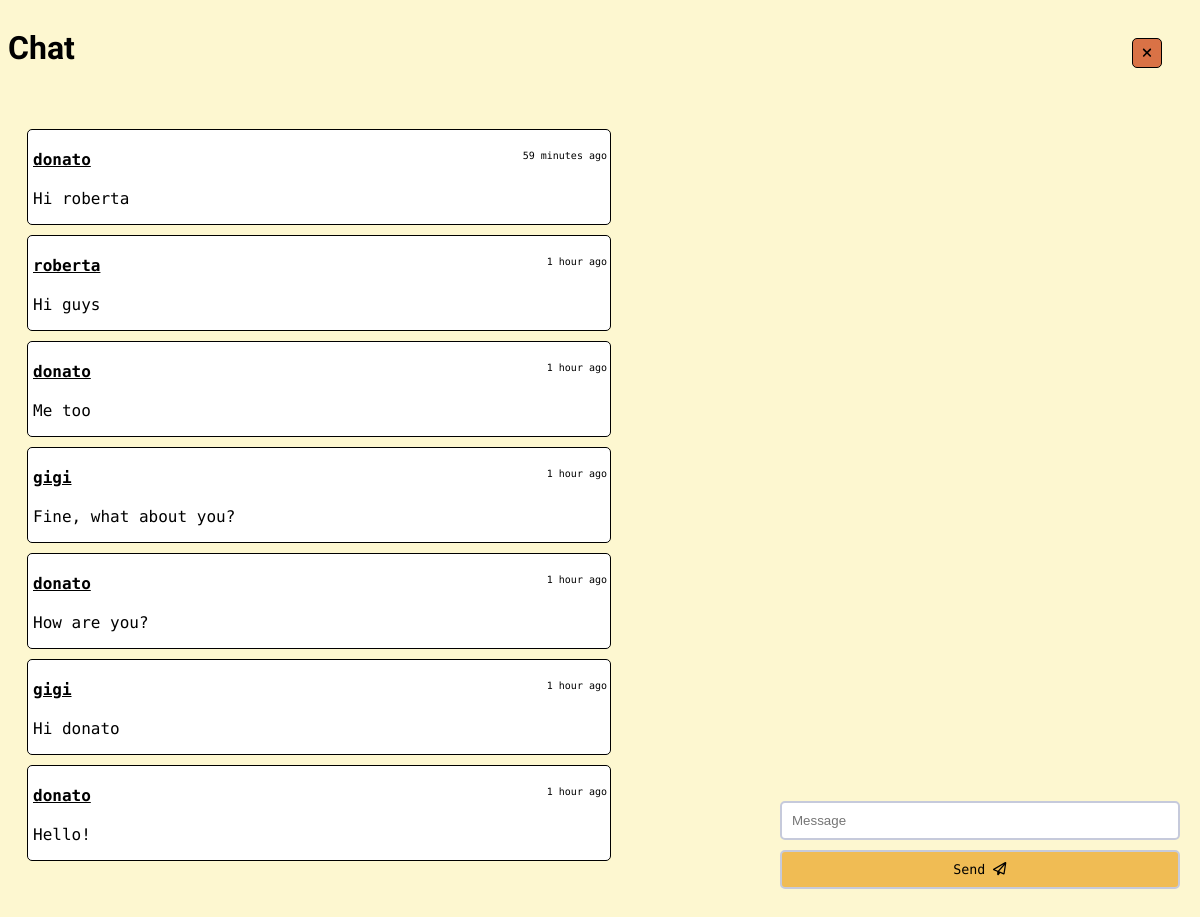
Page /text/feed/ on the committed database.
### text/models.py (models this page shows, shortened)
class Message(models.Model):
    name = models.CharField(max_length=200, null=True)
    body = models.CharField(max_length=200)
    timestamp = models.DateTimeField(auto_now_add=True)

### text/views.py (the view)
# urls.py: path("feed/", views.feed, name="feed"),
def feed(request):
    messages = Message.objects.all().order_by("-timestamp")
    context = {
        "messages" : messages
    }
    return render(request, "text/feed.html", context)

### text/templates/text/feed.html (shortened to what this page needs)
{% extends "base/layout.html" %}
{% load static %}
{% block content %}
<div id="header">
    <h1 id="feed-title">Chat</h1>
    <div id="btn-wrapper">
    <button id="leftChatBtn"><i class="fa-solid fa-xmark"></i></button>
    </div>
</div>
<div id="content">
        <div id="feed-wrapper">
            {% for message in messages %}
                <div class="message-wrapper" id="message-{{ message.id }}">
                        <p class="message-header">
                            <b>{{ message.name }}</b>
                            <span id="timestamp">{{ message.timestamp|timesince }} ago</span>
                        </p>
                    <p id="message-body">{{ message.body }}</p>
                </div>
            {% endfor %}
        </div>
            <form action="" id="form">
                <input type="text" name="body" placeholder="Message">
                <button type="submit">Send <i class="fa-regular fa-paper-plane"></i></button>
            </form>
</div>
{% endblock content %}

### base/static/base/layout.css (style rules this page uses)
:root { --shadow: 0 1px 6px rgba(32,33,36,.28); }
body { background-color: #FDF7D0; font-family: 'Roboto Mono', monospace; }
p { font-family: 'Roboto Mono', monospace; }

### text/static/text/text.css (style rules this page uses)
:root { --shadow: 0 1px 6px rgba(32,33,36,.28); }
html, body { height: 100%; position: relative; }
#feed-title { font-family: 'Dancing Script', cursive; }
#header { display: flex; justify-content: space-between; }
#btn-wrapper { display: flex; align-items: flex-start; justify-content: end; margin-right: 30px; margin-top: 30px; }
#feed-wrapper { max-width: 600px; height: 100%; margin-top: 30px; display: flex; flex-direction: column; align-items: center; }
.message-header { display: flex; flex-wrap: wrap; justify-content: space-between; }
.message-header > b { text-decoration: underline; }
#timestamp { font-size: 10px; margin-right: 3px; }
.message-wrapper { background-color: white; border: 1px solid; width: 100%; border-radius: 5px; margin-top: 10px; }
.message-wrapper > p { margin-left: 5px; margin-top: 20px; }
#message-body { font-family: 'Roboto Mono', monospace; }
#content { height: 100vh; position: relative; margin-left: 20px; display: grid; grid-template-columns: 50% 50%; }
#form { display: flex; flex-direction: column; width: 80%; max-width: 400px; margin-left: auto; margin-right: auto; position: fixed; bottom: 30px; right: 20px; }
#form > input { width: 100%; border: 2px solid rgba(198, 202, 219, 1); border-radius: 5px; padding: 10px; box-sizing: border-box; }
#form > button { width: 100%; padding: 10px; box-sizing: border-box; border: 2px solid rgba(198, 202, 219, 1); border-radius: 5px; background-color: rgba(240, 188, 84, 1); margin-top: 10px; font-family: 'Roboto Mono', monospace; }
#leftChatBtn { background-color: rgba(217, 114, 70); border-radius: 5px; border: 1px solid black; width: 30px; height: 30px; }

### video/static/video/video.css (style rules this page uses)
:root { --shadow: 0 1px 6px rgba(32,33,36,.28); }

### rows in the picture
Message: name "donato", timestamp "59 minutes", body "Hi roberta"
Message: name "roberta", timestamp "1 hour", body "Hi guys"
Message: name "donato", timestamp "1 hour", body "Me too"
Message: name "gigi", timestamp "1 hour", body "Fine, what about you?"
Message: name "donato", timestamp "1 hour", body "How are you?"
Message: name "gigi", timestamp "1 hour", body "Hi donato"
Message: name "donato", timestamp "1 hour", body "Hello!"
